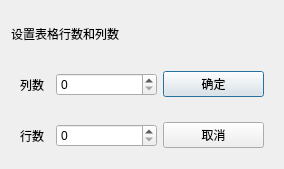
<?xml version="1.0" encoding="UTF-8"?>
<ui version="4.0">
 <class>QWDialogSize</class>
 <widget class="QDialog" name="QWDialogSize">
  <property name="geometry">
   <rect>
    <x>0</x>
    <y>0</y>
    <width>284</width>
    <height>169</height>
   </rect>
  </property>
  <property name="windowTitle">
   <string>Dialog</string>
  </property>
  <layout class="QVBoxLayout" name="verticalLayout">
   <item>
    <widget class="QLabel" name="label">
     <property name="text">
      <string>设置表格行数和列数</string>
     </property>
    </widget>
   </item>
   <item>
    <widget class="QWidget" name="widget" native="true">
     <layout class="QHBoxLayout" name="horizontalLayout">
      <item>
       <widget class="QLabel" name="label_2">
        <property name="maximumSize">
         <size>
          <width>30</width>
          <height>16777215</height>
         </size>
        </property>
        <property name="text">
         <string>列数</string>
        </property>
       </widget>
      </item>
      <item>
       <widget class="QSpinBox" name="spinBoxColumn"/>
      </item>
      <item>
       <widget class="QPushButton" name="btnConfirm">
        <property name="text">
         <string>确定</string>
        </property>
       </widget>
      </item>
     </layout>
    </widget>
   </item>
   <item>
    <widget class="QWidget" name="widget_2" native="true">
     <layout class="QHBoxLayout" name="horizontalLayout_2">
      <item>
       <widget class="QLabel" name="label_3">
        <property name="maximumSize">
         <size>
          <width>30</width>
          <height>16777215</height>
         </size>
        </property>
        <property name="text">
         <string>行数</string>
        </property>
       </widget>
      </item>
      <item>
       <widget class="QSpinBox" name="spinBoxRow"/>
      </item>
      <item>
       <widget class="QPushButton" name="btnCancel">
        <property name="text">
         <string>取消</string>
        </property>
       </widget>
      </item>
     </layout>
    </widget>
   </item>
  </layout>
 </widget>
 <resources/>
 <connections>
  <connection>
   <sender>btnConfirm</sender>
   <signal>clicked()</signal>
   <receiver>QWDialogSize</receiver>
   <slot>accept()</slot>
   <hints>
    <hint type="sourcelabel">
     <x>213</x>
     <y>80</y>
    </hint>
    <hint type="destinationlabel">
     <x>141</x>
     <y>84</y>
    </hint>
   </hints>
  </connection>
  <connection>
   <sender>btnCancel</sender>
   <signal>clicked()</signal>
   <receiver>QWDialogSize</receiver>
   <slot>reject()</slot>
   <hints>
    <hint type="sourcelabel">
     <x>213</x>
     <y>135</y>
    </hint>
    <hint type="destinationlabel">
     <x>141</x>
     <y>84</y>
    </hint>
   </hints>
  </connection>
 </connections>
</ui>
